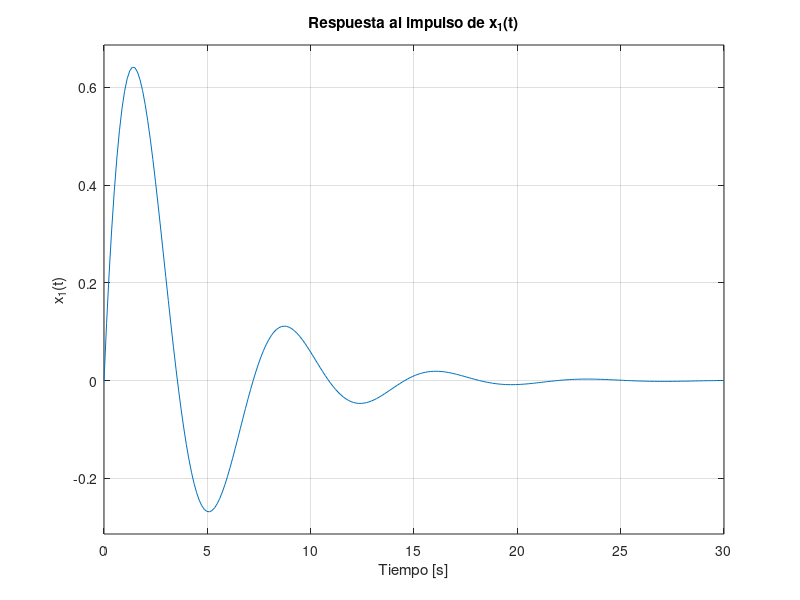

The MATLAB source for this figure:
pkg load control

m_1 = 1;
m_2 = 1;
b_1 = 1;
b_2 = 1;
k = 1;

cns_2 = m_2;
cns_1 = b_1 + b_2;

cds_4 = m_1*m_2;
cds_3 = m_1*(b_1+b_2) + m_2*b_1;
cds_2 = k*m_2 + b_1*b_2;
cds_1 = k*(b_1+b_2);

num = [cns_2 cns_1 0];
den = [cds_4 cds_3 cds_2 cds_1 0];

G = tf(num, den)
figure
impulse(G)
grid on
title("Respuesta al impulso de x_1(t)")
xlabel("Tiempo [s]")
ylabel("x_1(t)")

print -dpng -r300 "impulse_x1.png"
